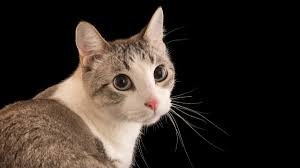
#> input picture CNN/download.jpg, 300 x 168 px, given in place of img1.jpg, which was not available
$ jupyter execute task.ipynb
#> lines starting #> are read from the running program, lines starting #| are printed output that depends on the picture; pictures that were not available may be replaced by others from this repository, and a replacement may not be noted
[cell 1]
import cv2
import numpy as np

[cell 2]
img1 = cv2.imread('img1.jpg')
#> img1 is the input picture: shape (168, 300, 3); mean B, G, R 38.7, 45.6, 54.9
img2 = cv2.imread('img2.jpg')
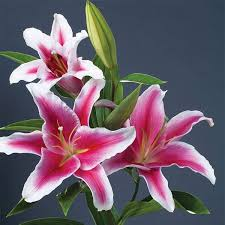
#> input picture CNN/img2.jpg, 225 x 225 px
#> img2 is the input picture: shape (225, 225, 3); mean B, G, R 105.8, 93.5, 109.2

[cell 3]
img1.shape
img2.shape
#> Out = (225, 225, 3)

[cell 4]
h = 225
w = 225
newSize = (h,w)
img1NEW = cv2.resize(img1,newSize)
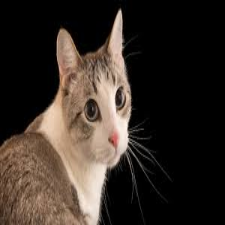
#> img1NEW: shape (225, 225, 3); mean B, G, R 38.7, 45.5, 54.8

[cell 5]
img1NEW.shape
#> Out = (225, 225, 3)

[cell 6]
# img = img1NEW+img2
# cv2.imshow('addimg',img)

# cv2.waitKey(0)

[cell 7]
# [4 lines of commented-out code are left out]

[cell 8]
b,g,r = cv2.split(img1)
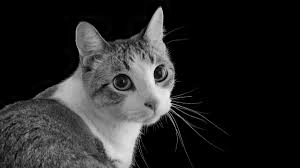
#> b: shape (168, 300); min 0, max 242, mean 38.7
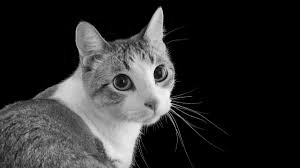
#> g: shape (168, 300); min 0, max 251, mean 45.6
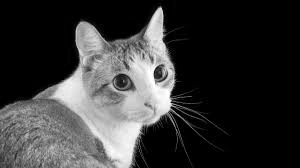
#> r: shape (168, 300); min 0, max 255, mean 54.9
# [4 lines of commented-out code are left out]

[cell 9]
z = b+g+r
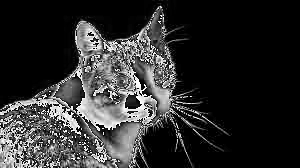
#> z: shape (168, 300); min 0, max 255, mean 45.8
cv2.imshow('z',z)
cv2.waitKey(0)
k = cv2.merge((b,g,r))
cv2.imshow('k',k)
